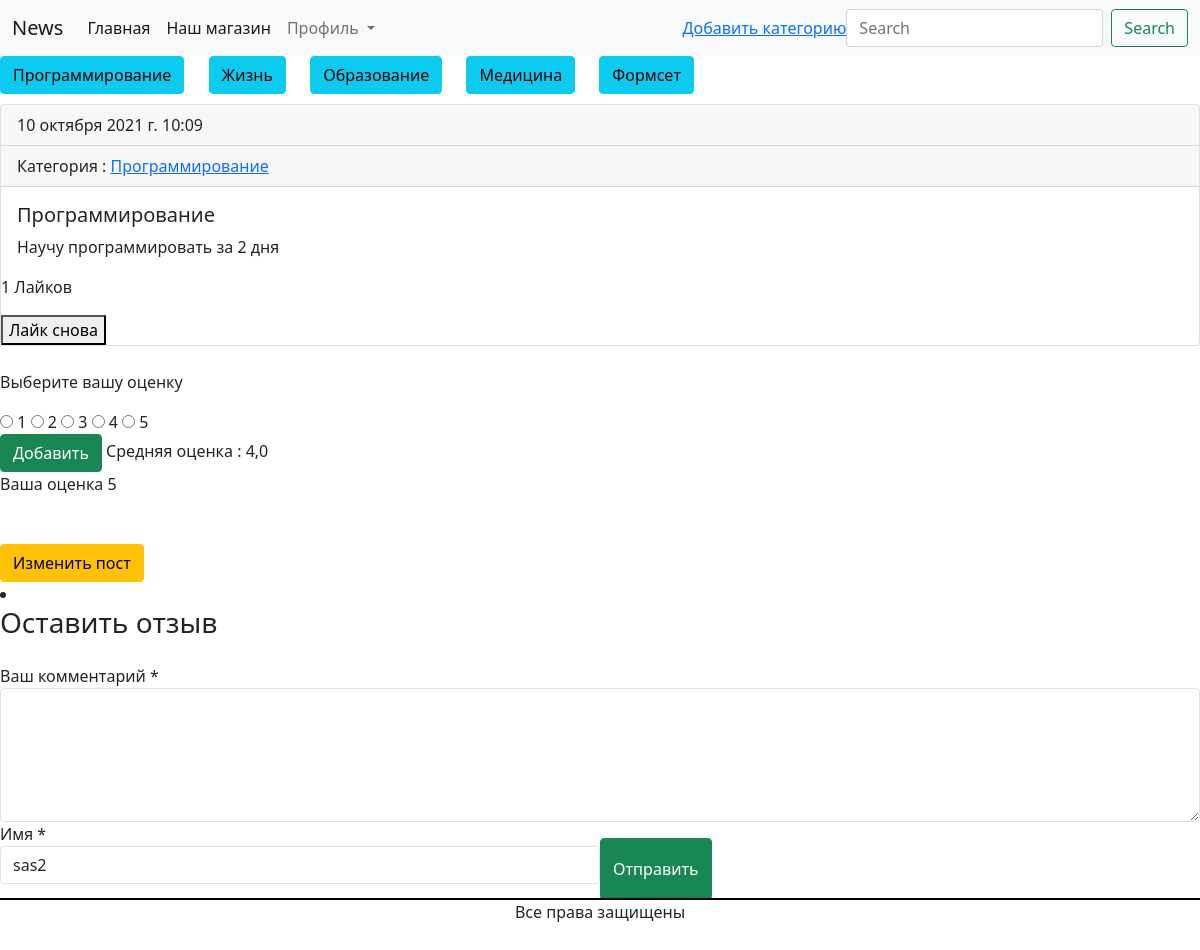
/news/post_full/1 (signed in), run on an earlier commit of the app's database.
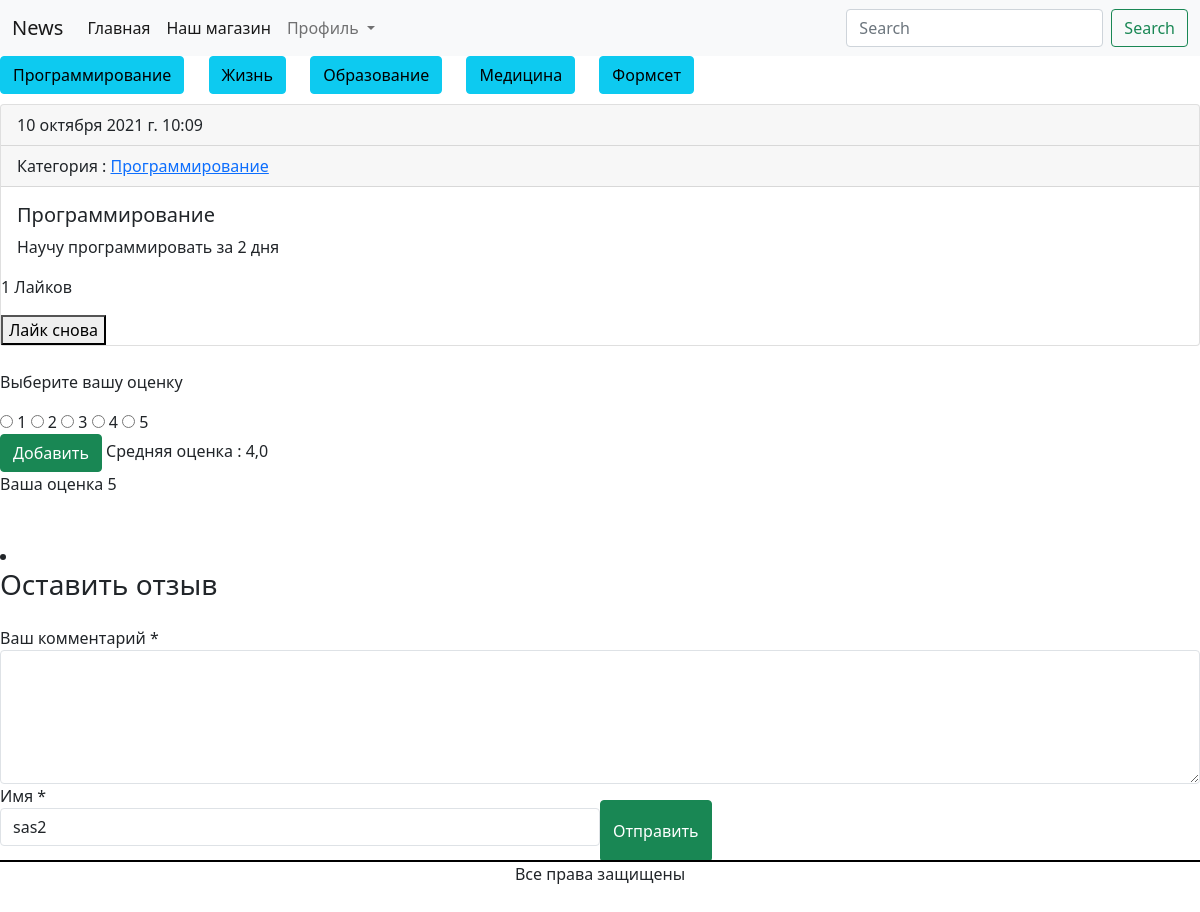
And on a later commit of the database.
### news/views.py (the view)
# urls.py: path('post_full/<int:pk>', PostDetailView.as_view(), name='post_full'),   # получилось
class PostDetailView(DetailView):
    model = Post
    template_name = 'news/post_detail.html'
    context_object_name = 'post'
    def get_context_data(self, **kwargs):
        context = super().get_context_data()
        post = get_object_or_404(Post, pk=self.kwargs.get('pk'))
        if self.request.user.is_authenticated:
            if Rating.objects.filter(post=post, user=self.request.user):
                user_rating = Rating.objects.get(post=post, user=self.request.user).rating
            else:
                user_rating = 'Вы не оставляли свой рейтинг'
        else:
            user_rating = 'Вы не оставляли свой рейтинг'
        ratings = 0
        likes = 0
        if post.ratings.all():
            for rating in post.ratings.all():
                ratings += int(rating.rating)
            ratings = round(ratings / len(post.ratings.all()), 2)
        else:
            ratings = 'Никто не оставлял своей оценки.Будьте первыми'
        if post.likes.all():
            likes = len(post.likes.filter(like=True))
        if self.request.user.is_authenticated:
            if Like.objects.filter(post=post, user=self.request.user):
                user_like = Like.objects.get(post=post, user=self.request.user)
                context['user_like'] = user_like
        context['ratings'] = ratings
        context['likes'] = likes
        context['user_rating'] = user_rating
        return context

### news/models.py (called while the page is built)
    def __str__(self):
        return self.name

    def get_review(self):
        return Comment.objects.filter(post=self.id)

### news/templatetags/custom_tags.py (called while the page is built)
@register.simple_tag()
def rubric_all():
    return Rubric.objects.all()

### templates/news/post_detail.html (shortened to what this page needs)
{% extends 'news/base.html' %}
{% block content %}
<div class="card">
  <div class="card-header">
    {{post.created_at}}
  </div>
    <div class="card-header">
        Категория : <a href="{% url 'rubric_post' post.rubric.id%}">{{post.rubric}}</a>
  </div>
  <div class="card-body">
    <h5 class="card-title">{{post.title}}</h5>
    <p class="card-text">{{post.text}}</p>
  </div>
    <div><p>{{likes}} Лайков</p></div>
    {%if user.is_authenticated%}
    <form action="{%url 'add_like' post.id %}" method="post">
            {% if user_like.like == False %}
                <div><button>Лайк снова</button></div>
            {% elif user_like.like == True %}
                <div><button>Убрать лайк</button></div>
            {%else%}
            <div><button>Лайк</button></div>
            {%endif%}
    </form>
    {%endif%}
</div><br>
{%if user.is_authenticated%}
<form action="{% url 'add_rating' post.id%}" method="post">
<p>Выберите вашу оценку</p>
<div>
    <input type="radio" id="contactChoice1"
           name="rating" value="1">
    <label for="contactChoice1">1</label>
    <input type="radio" id="contactChoice2"
           name="rating" value="2">
    <label for="contactChoice2">2</label>
    <input type="radio" id="contactChoice3"
           name="rating" value="3">
    <label for="contactChoice3">3</label>
    <input type="radio" id="contactChoice4"
           name="rating" value="4">
    <label for="contactChoice4">4</label>
    <input type="radio" id="contactChoice5"
           name="rating" value="5">
    <label for="contactChoice5">5</label>
</div>
<div>
    <button class="btn btn-success">Добавить</button>
    {%endif%}
</form>
      Средняя оценка : {{ratings}}<br>
        <div><p>Ваша оценка {{user_rating}}</p></div><br>
        <br>
      {% if request.user == post.user or request.user.is_staff%}
    <div><a class="btn btn-warning" href="{% url 'post_change' post.pk %}">Изменить пост</a></div>
    {% endif %}
<li>
{% if user.is_authenticated %}
<div class="row">
            <div class="single-form-left">
                <div class="contact-single">
                    <h3 class="editContent">
                        Оставить
                        отзыв</h3>
                    <form action="{% url 'add_review' post.id %}" method="post" class="mt-4"
                          id="formReview">
                        <div class="form-group editContent">
                            <label for="contactcomment" class="editContent">
                                Ваш комментарий *
                            </label>
                            <textarea class="form-control border" rows="5" name="content"
                                      id="contactcomment" required=""></textarea>
                        </div>
                        <div class="d-sm-flex">
                            <div class="col-sm-6 form-group p-0 editContent">
                                <label class="editContent">
                                    Имя *
                                </label>
                                <p class="form-control border">{{request.user.username}}</p>
                            </div>
                        <button type="submit"
                                class="mt-3 btn btn-success btn-block py-3">
                            Отправить
                        </button>
                    </form>
                </div>
            </div>
        </div>
    {%else%}
    <div><a href="{% url 'login' %}"><button class="btn btn-dark">Войдите, чтобы оставить комментарий</button></a></div>
{%endif%}
{% endblock %}

### templates/news/base.html (shortened to what this page needs)
{% load static %}
{% load custom_tags %}
<!doctype html>
<html lang="en">
<head>
    <link rel="stylesheet" type="text/css" href="{%static 'news/style.css'%}">
    <link href="https://cdn.jsdelivr.net/npm/bootstrap@5.1.3/dist/css/bootstrap.min.css" rel="stylesheet">
</head>
<body>
<nav class="navbar navbar-expand-lg navbar-light bg-light">
  <div class="container-fluid">
    <a class="navbar-brand" href="#">News</a>
    <div class="collapse navbar-collapse" id="navbarSupportedContent">
      <ul class="navbar-nav me-auto mb-2 mb-lg-0">
        <li class="nav-item">
          <a class="nav-link active" aria-current="page" href="{% url 'home' %}">Главная</a>
        </li>
          {%if user.is_authenticated%}
          <li class="nav-item">
          <a class="nav-link active" aria-current="page" href="{% url 'shop:home' %}">Наш магазин</a>
        </li>
          {%endif%}
        <li class="nav-item dropdown">
          {%if user.is_authenticated%}
          <a class="nav-link dropdown-toggle" href="#" id="navbarDropdown" role="button" data-bs-toggle="dropdown" aria-expanded="false">
            Профиль
          </a>
            </li>
          </ul>
      {%endif%}
        {%if request.user.is_staff%}
        <a href="{%url 'add_rubric'%}">Добавить категорию</a>
        {% endif %}
      <form class="d-flex" method="get" action="{% url 'search' %}" >
        <input class="form-control me-2" type="search" placeholder="Search" aria-label="Search" name="q">
        <button class="btn btn-outline-success" type="submit">Search</button>
      </form>
    </div>
  </div>
</nav>
<div class="rubric_class">
    {% rubric_all as rubrics %}
    {%for rubric in rubrics%}
<a href="{% url 'rubric_post' rubric.id%}" class="btn btn-info">{{rubric.name}}</a>
    {%endfor%}
</div>
{%block content%}
{%endblock%}
<footer class="footer_class">Все права защищены</footer>
</body>
</html>

What changed in the data, as far as the page shows it:
changed AdvUser "sas2": is_staff True → False (drawn)
Also different on the page:
text no longer shown: "Добавить категорию Изменить пост"
